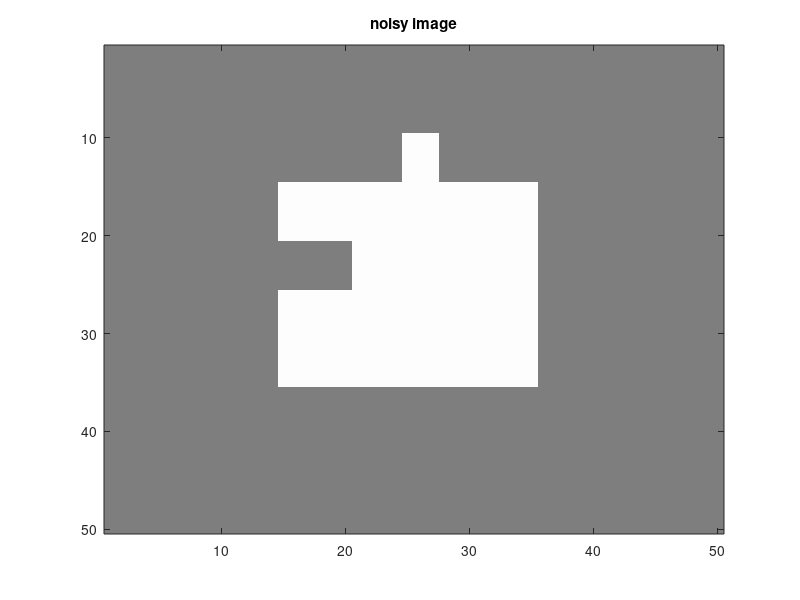

Reproduce this figure in MATLAB. (Note: this script raises an error after producing the figure.)
clear all
close all
clc
global r c Edges

sigma = 1;
maxiter = 200;
mindist=2.1;
gamma=0.55;
noise = 0.0;

r=50; c=50; d=1;
slc = r*c;
img = zeros(r,c,d);
img(15:35,15:35) = 1;
img(21:25,10:20) = 0;
img(10:14,25:27) = 1;
rng('default');
img = img + noise*randn(size(img));
% imgnoise = img;
figure(5); clf; colormap(gray(256));
image(127*img+127);
title('noisy image');
% figure(1); clf; colormap(gray(256));
% image(255*img);
% title('ground truth');

img = .5 - img;
g = fspecial('gaussian',[5,5],sigma);
imgblur = conv2(img,g,'same');

% [Y,X,Z] = meshgrid(1:c,1:r,1:d);
[Y,X]  = meshgrid(1:c,1:r);
Y = Y(:);
X = X(:);
Edges =[Y<c,Y>1,X<r,X>1].*(repmat([1:r*c]',[1,4]) +repmat([r,-r,1,-1],[r*c,1]));

grad = Gradient(imgblur,1:r*c*d);
ngrad = reshape((sum(grad.*grad)),[r,c]);
speed = exp(-ngrad/(.08));
figure(2); clf; colormap(gray(256));
image(speed*1000);
title('speed');

gradspeed = Gradient(speed,1:r*c*d);
hold on;
quiver(reshape(gradspeed(2,:),[r,c]),reshape(gradspeed(1,:),[r,c]))

dmap = ones(size(img));
dmap(20:30,24:32)=-1;
iter = 0;
nb = [];

while iter<maxiter
    iter = iter+1;
    figure(2);clf; colormap(gray(256))
    hold off
    image(speed*1000);
    hold on;
    contour(dmap,[0,0],'r');
    title('speed');
    drawnow;
    
    [dmap,nbin,nbout] = FastMarch(dmap,mindist,1,nb);
    figure(3);clf; colormap(gray(256))
    hold off;
    image(dmap*10+127);
    hold on;
    contour(dmap,[0,0],'r');
    title(['distance map iter=',num2str(iter)])
    drawnow;
    nb.q = [nbin.q(:,1:nbin.len),nbout.q(:,1:nbout.len)];
    nb.len = nbin.len+nbout.len;
    
    [kappa,ngrad,grad] = Curvature(dmap,nb);
    figure(4); clf; colormap(gray(256))
    curvature = zeros(size(dmap));
    curvature(nb.q(1,(nb.q(2,1:nb.len)<=1))) = kappa(nb.q(2,1:nb.len)<=1);
    image(curvature*500+127);
    title('curvature');
    drawnow;
    
    node=nb.q(1,1:nb.len);
%     speedc = -speed(node).*(ngrad).*(kappa+gamma) +sum(grad(:,node).*gradspeed(:,node));
    speedc=-speed(node).*(max(ngrad,0.001)).*(kappa+gamma) + sum(grad.*gradspeed(:,node));
    dt = 1/max(abs(speedc(:)));
    dmap(nb.q(1,1:nb.len)) = dmap(nb.q(1,1:nb.len)) + dt*speedc;
end

[dmap,nbin,nbout] = FastMarch(dmap,mindist,1,nb);
figure(2);clf; colormap(gray(256))
hold off
image(speed*1000);
title('speed');
hold on;
contour(dmap,[0,0],'r');
figure(1);clf; colormap(gray(256))
hold on;
contour(dmap,[0,0],'r');
title('distance map');
